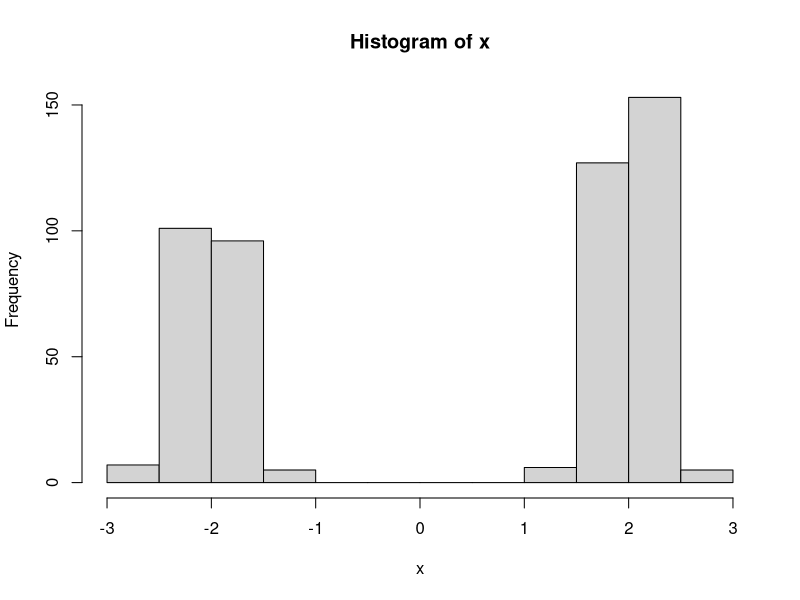

Recreate this plot in R.
###EM Algorithm for mixture of normals

###simulate data
n=500; pr= 0.4; mu1=-2; mu2=2; si1=0.25; si2=0.25
z1=rbinom(n,1,pr); z2=1-z1
x1=rnorm(n,mu1,si1);x2=rnorm(n,mu2,si2)
x=(z1*x1)+(z2*x2);
hist(x)


f=function(x,mu,si){
  fx=(1/(si*sqrt(2*pi)))*exp(-(x-mu)^2/(2*si^2))
  return(fx)}
f(3,0,1)

n=length(x)
oldpr=0.5; oldmu1=0; oldmu2=0.5; oldsi1sq=1;oldsi2sq=1

maxits=1000
its=0
tol=1e-5
err=100
while(err>tol & its<maxits){
  num=(oldpr*f(x,oldmu1,sqrt(oldsi1sq)))
  den=(oldpr*f(x,oldmu1,sqrt(oldsi1sq)))+((1-oldpr)*f(x,oldmu2,sqrt(oldsi2sq)))
  oldez1=num/den
  #oldez1  
  oldez2=1-oldez1
  newpr=sum(oldez1)/n
  newmu1=sum(oldez1*x)/sum(oldez1)
  newmu2=sum(oldez2*x)/sum(oldez2)
  newsi1sq=sum(oldez1*((x-newmu1)^2))/sum(oldez1)
  newsi2sq=sum(oldez2*((x-newmu2)^2))/sum(oldez2)
  err=max(abs(c(newpr-oldpr, newmu1-oldmu1,newmu2-oldmu2,
                newsi1sq-oldsi1sq,newsi2sq-oldsi2sq)))
  its=its+1
  oldpr=newpr; oldmu1=newmu1;oldmu2=newmu2;
  oldsi1sq=newsi1sq; oldsi2sq=newsi2sq}

newpr
newmu1
newmu2
newsi1sq
newsi2sq

esi1=sqrt(newsi1sq)
esi1

